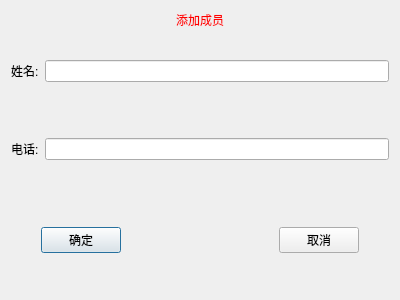
<?xml version="1.0" encoding="UTF-8"?>
<ui version="4.0">
 <class>add_integral</class>
 <widget class="QDialog" name="add_integral">
  <property name="geometry">
   <rect>
    <x>0</x>
    <y>0</y>
    <width>400</width>
    <height>300</height>
   </rect>
  </property>
  <property name="windowTitle">
   <string>添加成员</string>
  </property>
  <layout class="QVBoxLayout" name="verticalLayout" stretch="2,2,2,1,2,1">
   <item>
    <widget class="QLabel" name="label">
     <property name="sizePolicy">
      <sizepolicy hsizetype="Preferred" vsizetype="Fixed">
       <horstretch>0</horstretch>
       <verstretch>0</verstretch>
      </sizepolicy>
     </property>
     <property name="styleSheet">
      <string notr="true">font: 75 20pt &quot;微软雅黑&quot;;
color: rgb(255, 0, 0);</string>
     </property>
     <property name="text">
      <string>添加成员</string>
     </property>
     <property name="alignment">
      <set>Qt::AlignCenter</set>
     </property>
    </widget>
   </item>
   <item>
    <layout class="QHBoxLayout" name="horizontalLayout">
     <item>
      <widget class="QLabel" name="label_2">
       <property name="sizePolicy">
        <sizepolicy hsizetype="Preferred" vsizetype="Expanding">
         <horstretch>0</horstretch>
         <verstretch>0</verstretch>
        </sizepolicy>
       </property>
       <property name="text">
        <string>姓名:</string>
       </property>
      </widget>
     </item>
     <item>
      <widget class="QLineEdit" name="le_name"/>
     </item>
    </layout>
   </item>
   <item>
    <layout class="QHBoxLayout" name="horizontalLayout_2">
     <item>
      <widget class="QLabel" name="label_3">
       <property name="sizePolicy">
        <sizepolicy hsizetype="Preferred" vsizetype="Expanding">
         <horstretch>0</horstretch>
         <verstretch>0</verstretch>
        </sizepolicy>
       </property>
       <property name="text">
        <string>电话:</string>
       </property>
      </widget>
     </item>
     <item>
      <widget class="QLineEdit" name="le_phone"/>
     </item>
    </layout>
   </item>
   <item>
    <spacer name="verticalSpacer">
     <property name="orientation">
      <enum>Qt::Vertical</enum>
     </property>
     <property name="sizeHint" stdset="0">
      <size>
       <width>20</width>
       <height>40</height>
      </size>
     </property>
    </spacer>
   </item>
   <item>
    <layout class="QHBoxLayout" name="horizontalLayout_3" stretch="1,1,5,1,1">
     <item>
      <spacer name="horizontalSpacer_2">
       <property name="orientation">
        <enum>Qt::Horizontal</enum>
       </property>
       <property name="sizeHint" stdset="0">
        <size>
         <width>40</width>
         <height>20</height>
        </size>
       </property>
      </spacer>
     </item>
     <item>
      <widget class="QPushButton" name="btn_determin">
       <property name="text">
        <string>确定</string>
       </property>
      </widget>
     </item>
     <item>
      <spacer name="horizontalSpacer">
       <property name="orientation">
        <enum>Qt::Horizontal</enum>
       </property>
       <property name="sizeHint" stdset="0">
        <size>
         <width>40</width>
         <height>20</height>
        </size>
       </property>
      </spacer>
     </item>
     <item>
      <widget class="QPushButton" name="btn_cencel">
       <property name="text">
        <string>取消</string>
       </property>
      </widget>
     </item>
     <item>
      <spacer name="horizontalSpacer_3">
       <property name="orientation">
        <enum>Qt::Horizontal</enum>
       </property>
       <property name="sizeHint" stdset="0">
        <size>
         <width>40</width>
         <height>20</height>
        </size>
       </property>
      </spacer>
     </item>
    </layout>
   </item>
   <item>
    <spacer name="verticalSpacer_2">
     <property name="orientation">
      <enum>Qt::Vertical</enum>
     </property>
     <property name="sizeHint" stdset="0">
      <size>
       <width>20</width>
       <height>40</height>
      </size>
     </property>
    </spacer>
   </item>
  </layout>
 </widget>
 <resources/>
 <connections/>
</ui>
